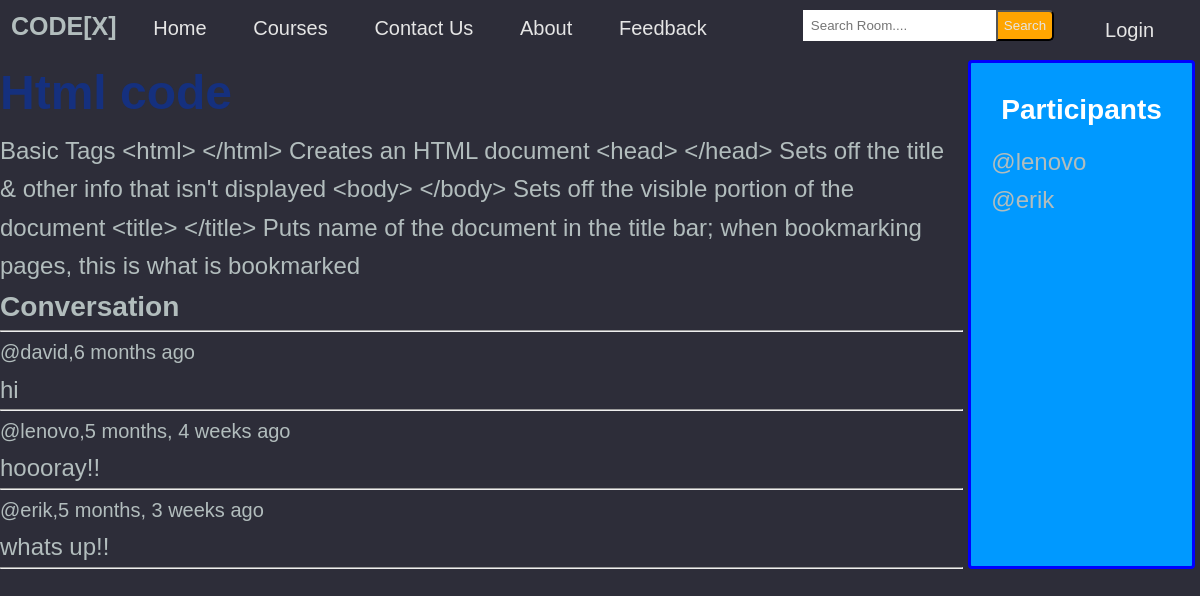
The page /room/1/ on the database its author committed.
### base/models.py (models this page shows, shortened)
class Room(models.Model):
    host =  models.ForeignKey(User, on_delete=models.SET_NULL,null=True)
    topic = models.ForeignKey(Topic, on_delete=models.SET_NULL,null=True)
    name =  models.CharField(max_length= 200)
    description = models.TextField(null= True, blank= True)
    participants= models.ManyToManyField(User, related_name='participants', blank=True)
    updated= models.DateTimeField(auto_now= True)
    created= models.DateTimeField(auto_now_add=True)
    class Meta:
        ordering = ['-updated','-created']

class Message(models.Model):
    user= models.ForeignKey(User, on_delete=models.CASCADE)
    room = models.ForeignKey(Room, on_delete=models.CASCADE)
    body = models.TextField()
    updated= models.DateTimeField(auto_now= True)
    created = models.DateTimeField(auto_now_add=True)

### base/views.py (the view, shortened to what this page needs)
# urls.py: path('room/<str:pk>/',views.room,name="room" ),
def room(request,pk):
    room = Room.objects.get(id=pk)
    room_messages = room.message_set.all()
    participants= room.participants.all()
    context = {'room': room , 'room_messages': room_messages,'participants': participants}
    return render(request,'base/room.html', context)

### base/templates/base/room.html (shortened to what this page needs)
{% extends 'main.html' %}
{% block content %}
<div class="room-container">
    <div>
        <h1 style="color: rgb(21, 48, 126);" >{{room.name}}</h1>
        <p>{{room.description}}</p>
        <div class="comment-wrapper">
            <h3>Conversation</h3>
            <hr>
            {% for message in room_messages %}
            <div>
                <small>@{{message.user}},{{message.created|timesince}} ago</small>
                <p>{{message.body}}</p>
                <hr>
            </div>
            {% endfor %}
        </div>
    </div>
    <div class="participants">
        <h3 class="heading">Participants</h3>
        {% for user in participants %}
         <div>
            <p>@{{ user.username }}</p>
        </div>
        {% endfor %}
    </div>
</div>
{% endblock %}

### templates/main.html (style rules this page uses)
:root { --color-main: #71c6dd; --color-main-light: #e1f6fb; --color-dark: #3f4156; --color-dark-medium: #51546e; --color-dark-light: #696d97; --color-light: #e5e5e5; --color-gray: #8b8b8b; --color-light-gray: #b2bdbd; --color-bg: #2d2d39; --color-success: #5dd693; --color-error: #fc4b0b; }
* { padding: 0; margin: 0; text-decoration: none; list-style-type: none; box-sizing: border-box; font-family: 'Nunito', sans-serif }
body { color: var(--color-light-gray); background-color: var(--color-bg); line-height: 1.6; font-weight: 400; font-size: 1.5rem; min-height: 100vh; }

### base/templates/base/room.html (style rules this page uses)
.room-container { display: grid; grid-template-columns: 5fr 1fr; padding: 0; }
.participants { margin-left: 5px; margin-right: 5px; margin-top: 5px; display: block; padding: 15px 20px; position: relative; background: #0099FF; border: 3px solid blue; border-radius: 4px; }
.heading { text-align: center; text-transform: capitalize; color: #fff; padding: 10px; }

### rows shown on the page
Room: description "Basic Tags <html> </html> Creates an HTML document <head> </head> Sets off the title & other info that isn't displayed <body> </body> Sets off the visible portion of the document <title> </title> Puts name of the document in the title bar; when bookmarking pages, this is what is bookmarked"
Message: user "david", created "6 months", body "hi"
Message: user "lenovo", created "5 months, 4 weeks", body "hoooray!!"
Message: user "erik", created "5 months, 3 weeks", body "whats up!!"

### other values the page prints
{{ user.username }} "lenovo"
{{ user.username }} "erik"
